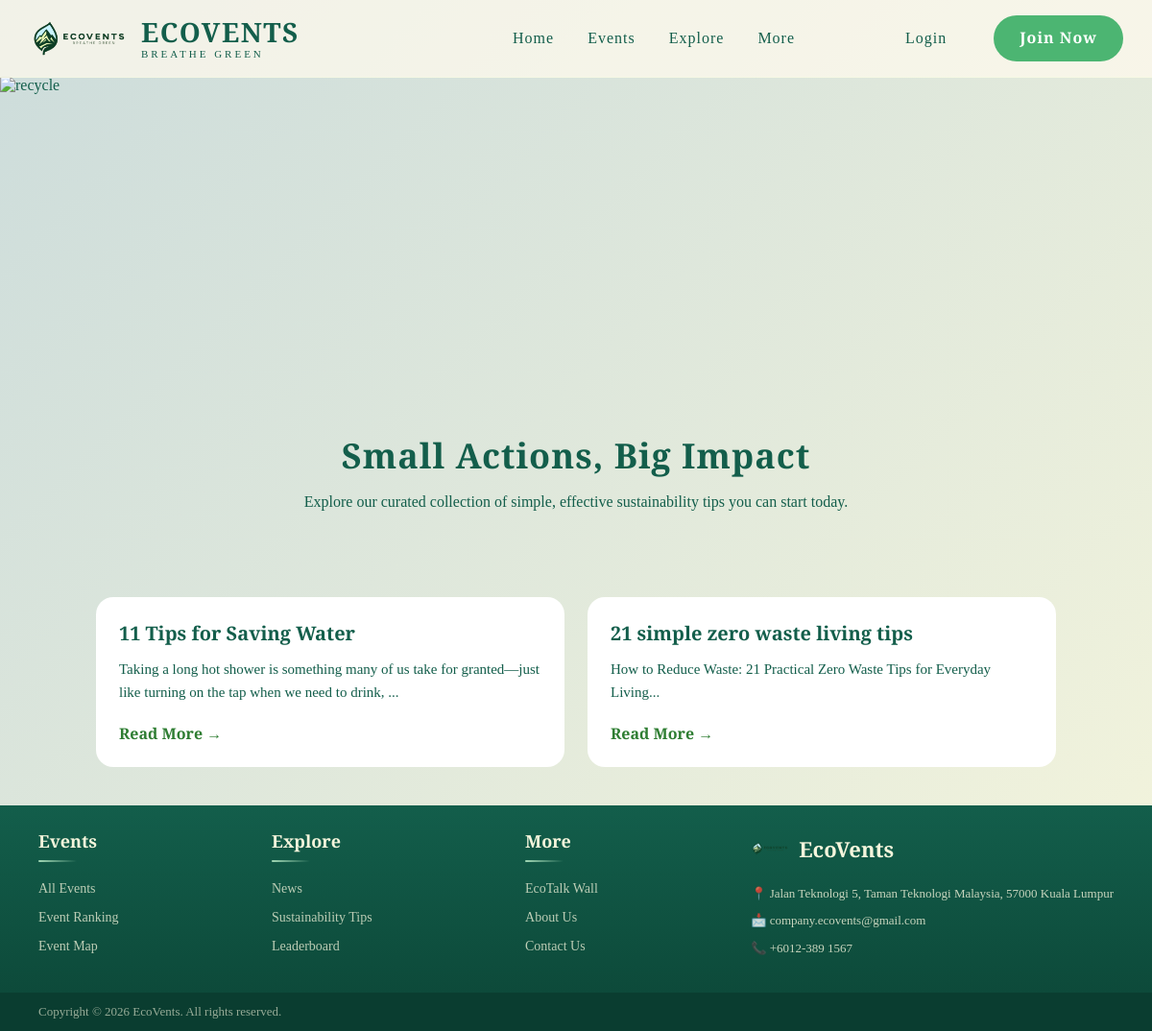
Screenshot of /tipsss.php with the database file from the repository.
### tables this page shows
CREATE TABLE `news` (
  `newsID` int(21) NOT NULL,
  `user_id` int(21) NOT NULL,
  `news_title` varchar(255) NOT NULL,
  `news_content` varchar(2083) NOT NULL,
  `news_type` varchar(255) NOT NULL,
  `news_link` varchar(2083) NOT NULL,
  `news_created_at` timestamp NOT NULL DEFAULT current_timestamp() ON UPDATE current_timestamp()
);

### tipsss.php (the view, shortened to what this page needs)
<!DOCTYPE html>
<html lang="en">
<head>
<link rel="stylesheet" href="homepage.css">
</head>
<body>
<?php include 'guestNavigation.php';?>
<section class="hero-contact">
    <img src="../imagessssss/recycle2.jpg" alt="recycle">
</section>
<section class="contact">
    <h1 font-size: 60px>Small Actions, Big Impact</h1>
    <p letter-spsacing: 1px>Explore our curated collection of simple, effective sustainability tips you can start today.</p>
</section>
<section class="tips-section">
    <div class="tips-container">
        <?php
        include "connect.php";
        $sql = "SELECT news_title, news_content, news_link
                FROM news
                WHERE news_type = 'tips'";
        $result = mysqli_query($dbConn, $sql);
        if(mysqli_num_rows($result) > 0){
            while($row = mysqli_fetch_assoc($result)){
        ?>
            <div class="tip-card">
                <h4><?php echo $row['news_title']; ?></h4>
                <p>
                    <?php
                        echo substr($row['news_content'], 0, 120);
                    ?>...
                </p>
                <a href="<?php echo $row['news_link']; ?>" target="_blank" class="read-more">
                    Read More →
                </a>
            </div>
        <?php
            }
        } else {
            echo "<p>No tips available.</p>";
        }
        ?>
    </div>
</section>
<?php include 'guestFooter.php';?>
</body>
</html>

### homepage.css (style rules this page uses)
* { margin: 0; padding: 0; box-sizing: border-box; }
a, button { color: inherit; text-decoration: none; }
:root { --primary-green: #135E4B; --secondary-green: #4CB572; --light-green: #A1D8B5; --lightest-green: #CCDCDB; --cream: #F5F5DC; --transition: all 0.6s cubic-bezier(0.22, 1, 0.36, 1); }
body { font-family: 'Playfair Display', serif; background: linear-gradient(135deg, var(--lightest-green), var(--cream)); color: var(--primary-green); overflow-x: hidden; position: relative; padding-top: 80px; }
.tips-section { padding: 40px 20px; }
.tips-container { display: grid; grid-template-columns: repeat(auto-fit, minmax(260px, 1fr)); gap: 24px; max-width: 1000px; margin: auto; }
.tip-card { background: #fff; border-radius: 18px; padding: 24px; transition: transform 0.3s; }
.tip-card h4 { font-size: 20px; margin-bottom: 12px; }
.tip-card p { font-size: 15px; line-height: 1.6; margin-bottom: 20px; }
.read-more { text-decoration: none; font-weight: 600; color: #2e7d32; }
.hero-contact img { width: 100%; height: 300px; object-fit: cover; display: block; }
.contact { text-align: center; padding: 50px 20px; }
.contact h1 { font-size: 36px; margin-bottom: 15px; letter-spacing: 1px; }
@media (min-width: 768px) { .hero-contact img { height: 320px; } }

### rows the page displays
news: news_title "11 Tips for Saving Water", news_content "Taking a long hot shower is something many of us take for granted—just like turning on the tap when we need to drink,"
news: news_title "21 simple zero waste living tips", news_content "How to Reduce Waste: 21 Practical Zero Waste Tips for Everyday Living"
